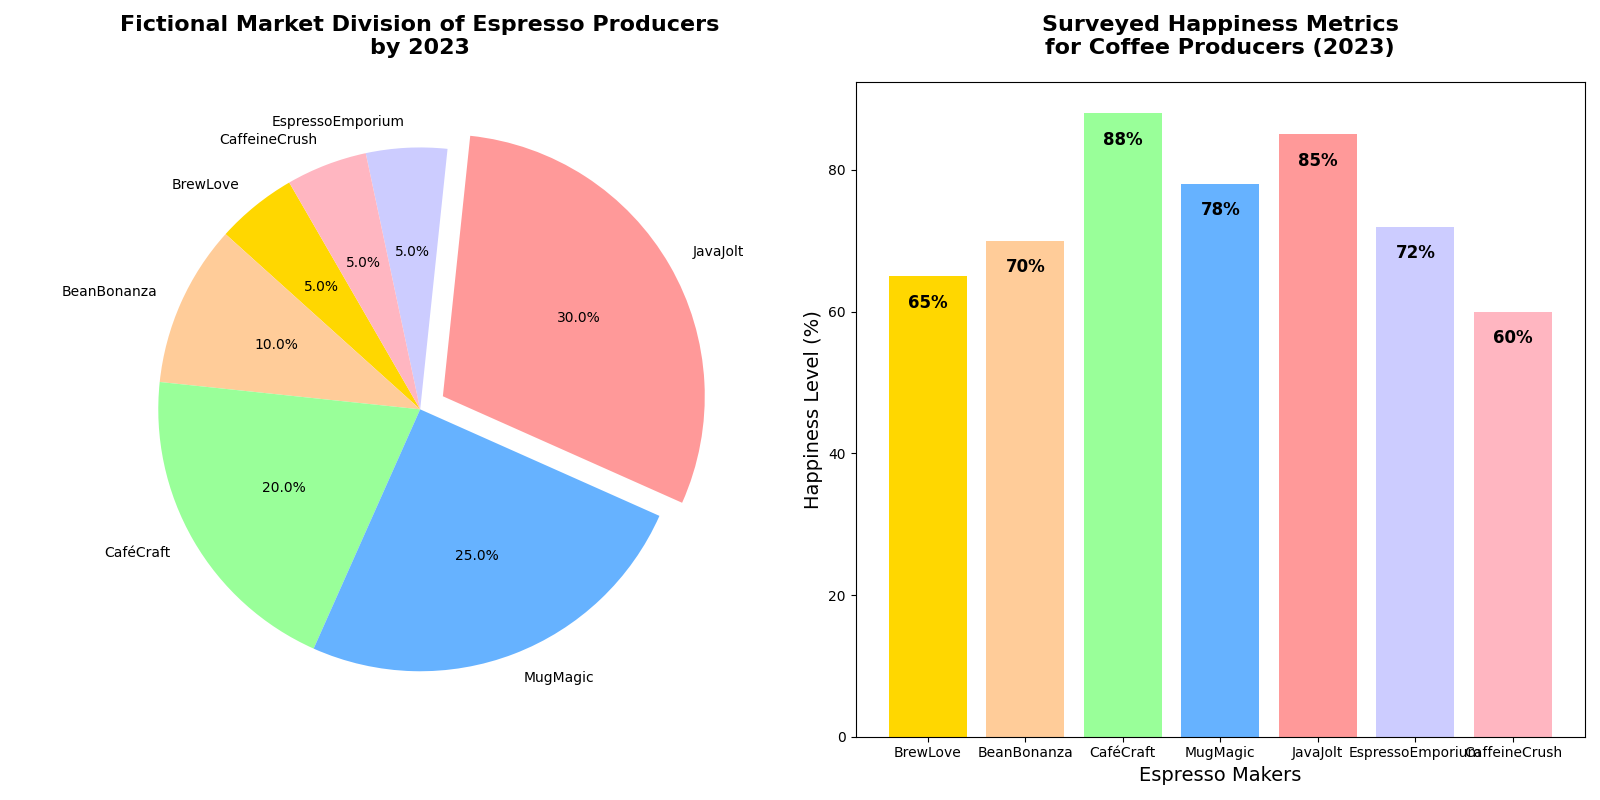

This chart was generated by the following Python code:
import matplotlib.pyplot as plt

# Updated data with additional coffee brands and their percentages and satisfaction levels
coffee_brands_varied = ['BrewLove', 'BeanBonanza', 'CaféCraft', 'MugMagic', 'JavaJolt', 'EspressoEmporium', 'CaffeineCrush']
market_shares = [5, 10, 20, 25, 30, 5, 5]
customer_satisfaction = [65, 70, 88, 78, 85, 72, 60]
colors = ['#FFD700', '#FFCC99', '#99FF99', '#66B2FF', '#FF9999', '#CCCCFF', '#FFB6C1']

fig, axs = plt.subplots(1, 2, figsize=(16, 8))

# Updated pie chart to accommodate the new brands
axs[0].pie(
    market_shares, 
    explode=[0, 0, 0, 0, 0.1, 0, 0], 
    labels=coffee_brands_varied, 
    autopct='%1.1f%%', 
    startangle=120, 
    colors=colors, 
    wedgeprops={'edgecolor': 'none'},
    shadow=False
)

axs[0].set_title('Fictional Market Division of Espresso Producers\nby 2023', fontsize=16, fontweight='bold', pad=20)

# Updated bar chart to include new brands and satisfaction levels
axs[1].bar(coffee_brands_varied, customer_satisfaction, color=colors, edgecolor='none')

for bar in axs[1].patches:
    height = bar.get_height()
    axs[1].text(bar.get_x() + bar.get_width() / 2, height - 5, f'{height}%', 
                ha='center', va='bottom', fontsize=12, fontweight='bold')

axs[1].set_title('Surveyed Happiness Metrics\nfor Coffee Producers (2023)', fontsize=16, fontweight='bold', pad=20)
axs[1].set_xlabel('Espresso Makers', fontsize=14)
axs[1].set_ylabel('Happiness Level (%)', fontsize=14)

plt.tight_layout()

plt.show()
